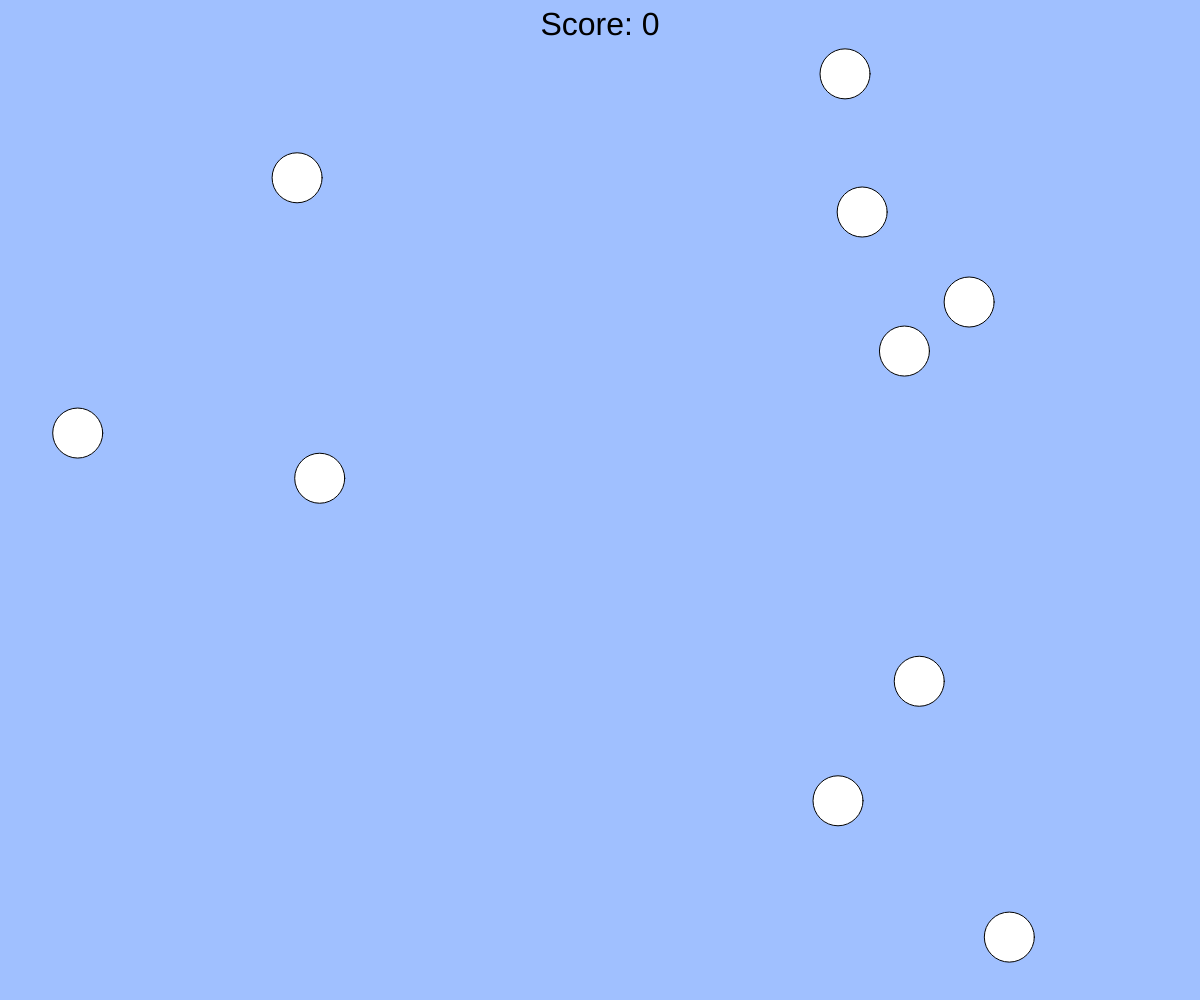
Frame 1 (no input)
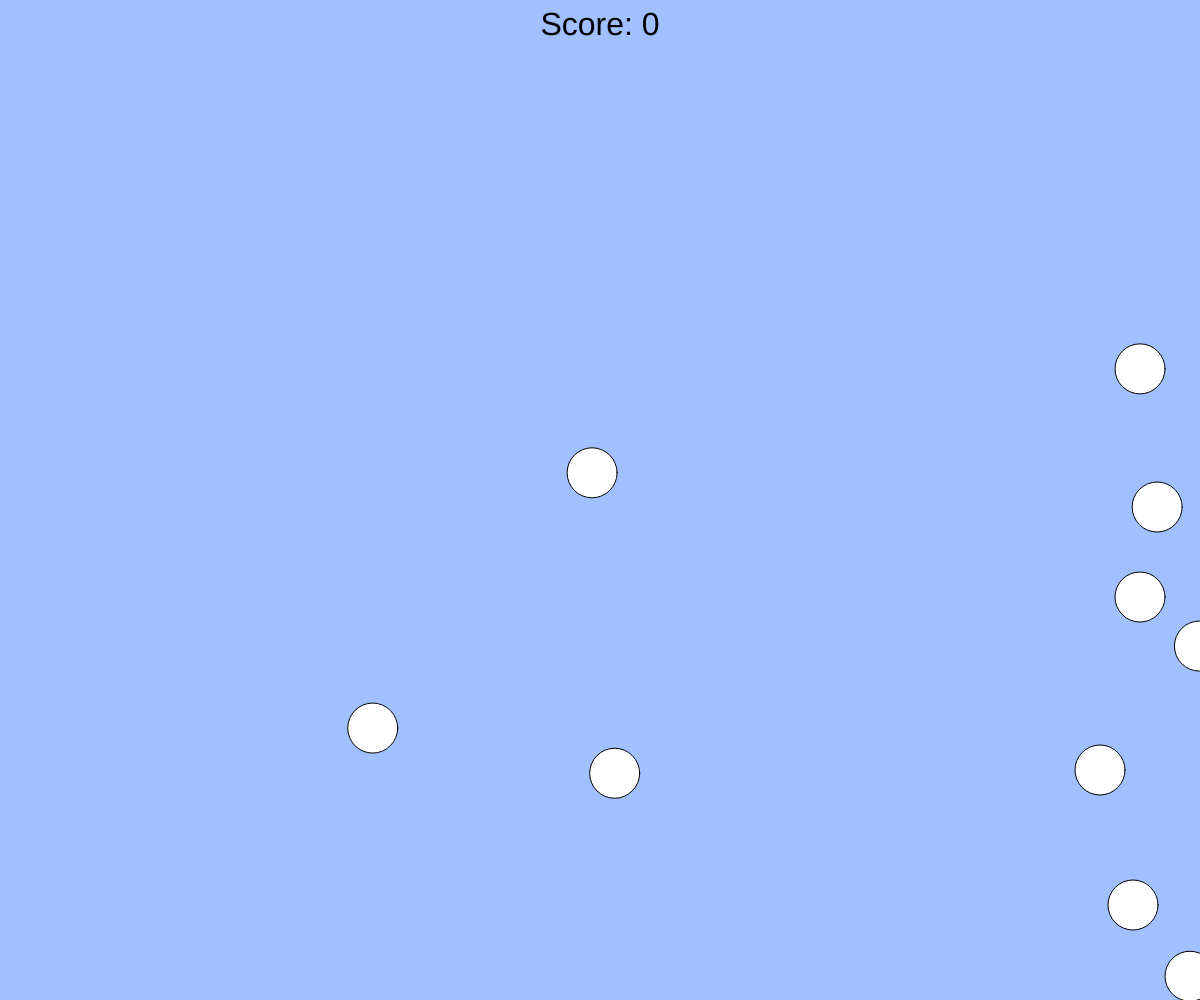
Frame 60 (no input)
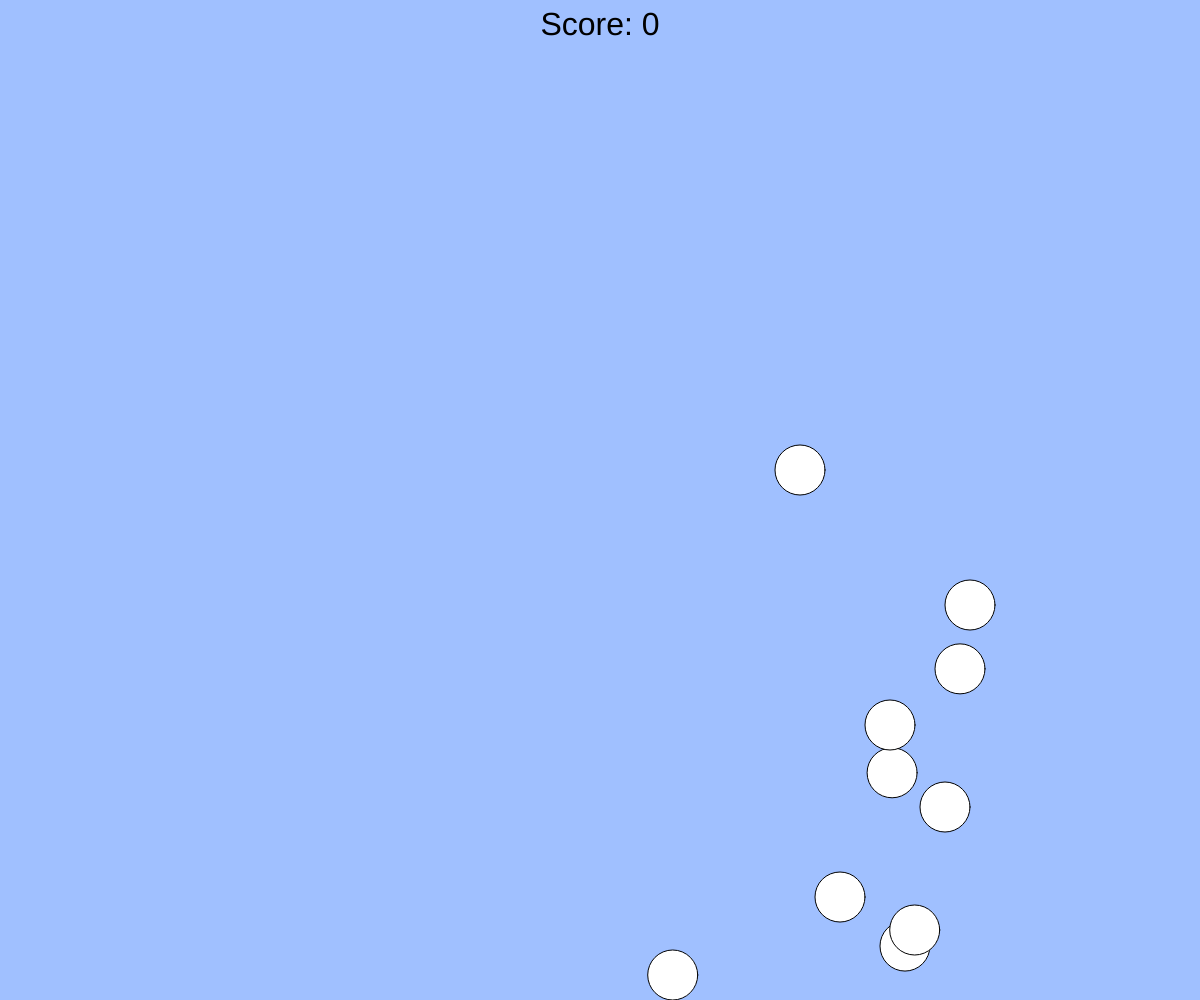
Frame 120 (the mouse pressed at the canvas centre since frame 60)

The p5.js sketch that drew these frames (run headless with seeded random() and noise() and a simulated clock; from frame 60 on, the mouse is pressed at the canvas centre):

// p5.js sketch
// ── sketch.js
// 最終課題を制作しよう

 let enemies = [];
 let score = 0;
 
 function setup() {
     createCanvas(windowWidth, windowHeight);
     for (let i = 0; i < 10; i++) {
         enemies.push(new Enemy(random(width), random(height))); //敵をランダムな位置に配置する
     }
 }
 
 function draw() {
     background(160, 192, 255);
     for (let enemy of enemies) {
         enemy.move();
         enemy.display();
     }　//各キャラクターを移動させ、表示させる
     displayScore();
 }
 
 function mousePressed() {
     for (let i = enemies.length - 1; i >= 0; i--) {
         if (enemies[i].isHit(mouseX, mouseY)) {
             enemies.splice(i, 1);
             score++;
         }
     }
 }
 
 function displayScore() {
     textSize(32);
     fill(0);
     textAlign(CENTER, TOP);
     text(`Score: ${score}`, width / 2, 10);
 }
 let x,y
 class Enemy {
     constructor(x, y) {
         this.x = x;
         this.y = y;
         this.size = 50;
         this.speed = 5;
     }　//初期位置、サイズ、速度を設定する
 
     move() {
       let vx,vy;
       if(this.vx === undefined) {this.vx = 5}
       if(this.vy === undefined) {this.vy = 5}
       // 速度は「位置の変化量」
       this.x += this.vx;
       this.y += this.vy;

       // 跳ね返りは「速度 × -1」
       if(this.x < 0 || this.x > width){ this.vx = -1 * this.vx; }
       if(this.y < 0 || this.y > height){ this.vy = -1 * this.vy; }

       // x座標, y座標を画面内に戻しておく
       this.x = constrain(this.x, 0, width);
       this.y = constrain(this.y, 0, height);
     }
 
     display() {
         fill(255);
         ellipse(this.x, this.y, this.size);　//敵キャラクターを描画する
     }
 
     isHit(px, py) {
         let d = dist(px, py, this.x, this.y);
         return d < this.size / 2;
     }　//クリック位置が敵の位置に当たっているか判定する
 }


function windowResized(){
  resizeCanvas(windowWidth, windowHeight);
}
